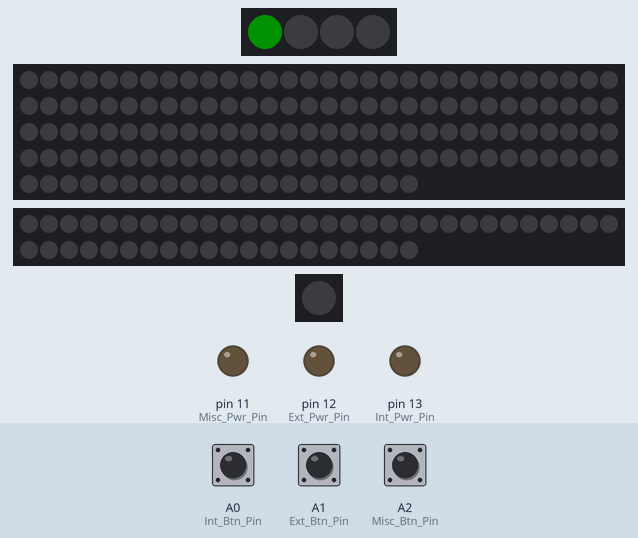
This sketch was run on a simulated Arduino Pro Mini, built with avr-gcc and run on an emulated ATmega328P. Shown: 4 RGB LEDs in strip order, left to right, 140 RGB LEDs in strip order, left to right, continuing on the next row, 50 RGB LEDs in strip order, left to right, continuing on the next row, 1 RGB LEDs in strip order, left to right, output pins drawn as LEDs (lit = HIGH). The inputs (shaded band) are chosen by the test bench; at power-on: A0 (Int_Btn_Pin) HIGH, A1 (Ext_Btn_Pin) HIGH, A2 (Misc_Btn_Pin) HIGH. Dim RGB values are drawn brighter than linear; what the sketch prints to the serial monitor is not drawn.

Above: at 1.2 s.
1.3 s: A0 (Int_Btn_Pin) pulled LOW for 0.15 s
At 1.8 s:
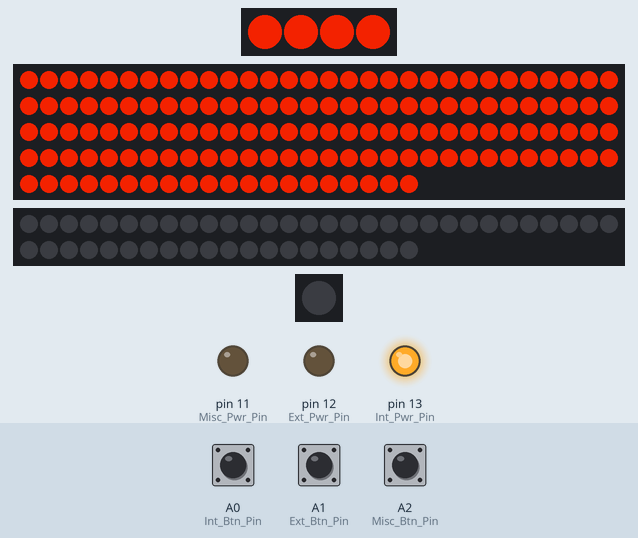
2.0 s: A1 (Ext_Btn_Pin) pulled LOW for 1 s
At 2.41 s:
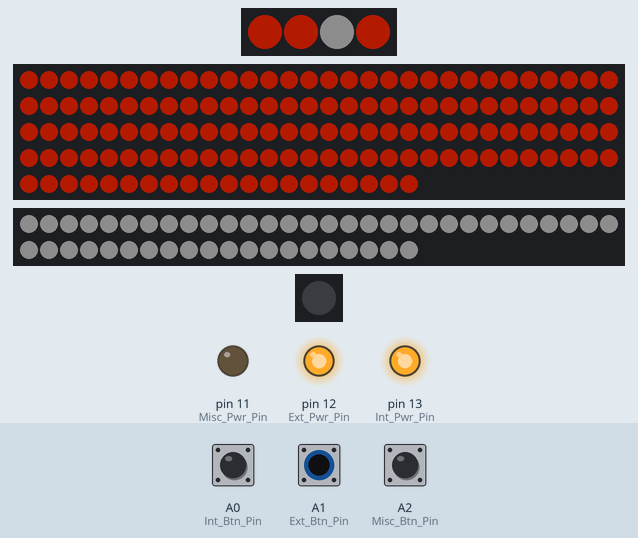
3.6 s: A2 (Misc_Btn_Pin) pulled LOW for 3.2 s
At 6.1 s:
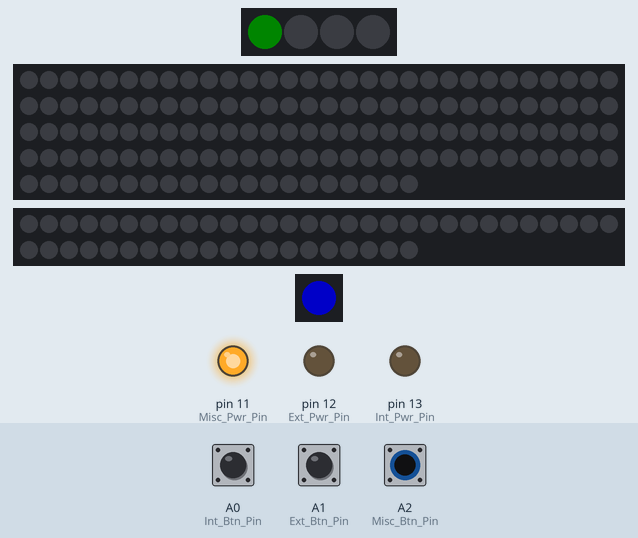
7.4 s: A0 (Int_Btn_Pin) pulled LOW for 1 s
At 7.61 s:
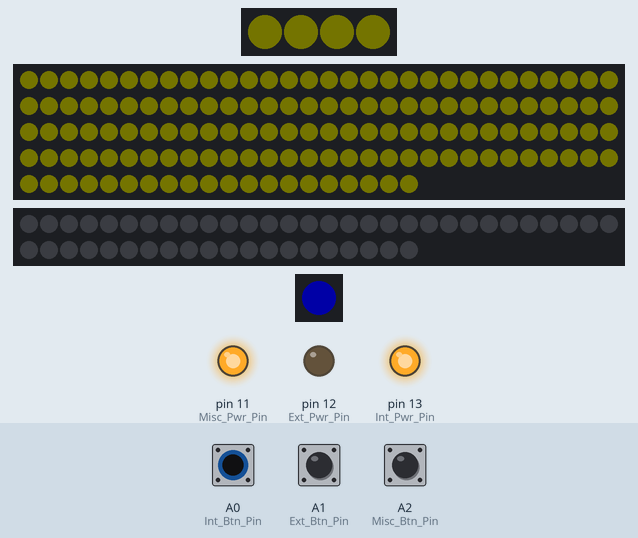
9.0 s: A1 (Ext_Btn_Pin) pulled LOW for 0.15 s
At 9.14 s:
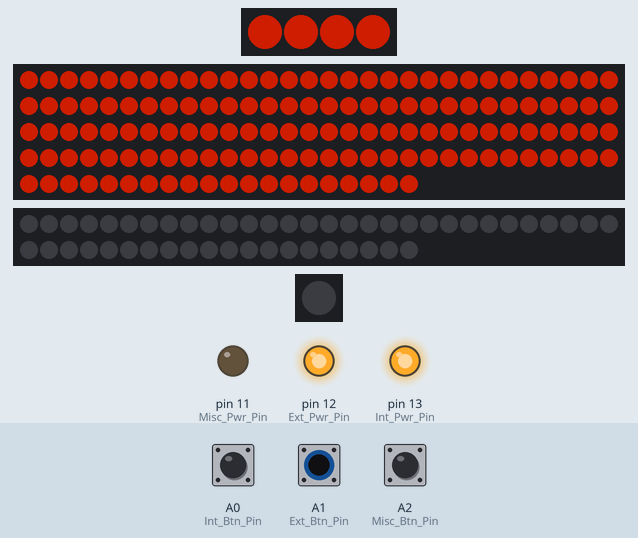
9.7 s: A2 (Misc_Btn_Pin) pulled LOW for 0.15 s
At 9.75 s:
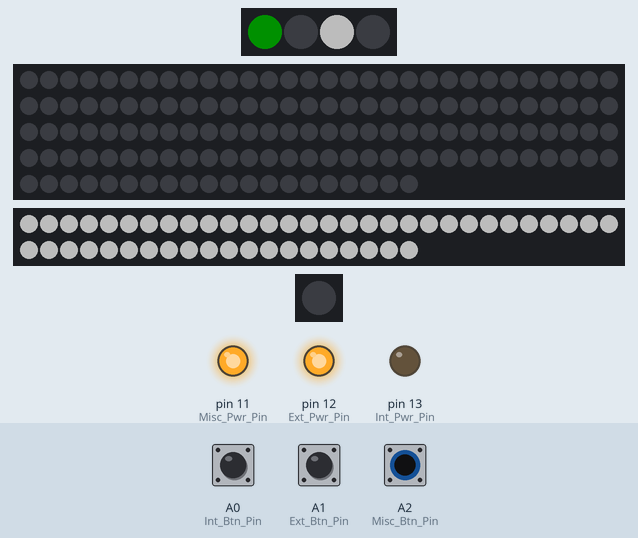
Timing chart, 0 to 11.4 s (numbered marks = the images above; inputs shaded):
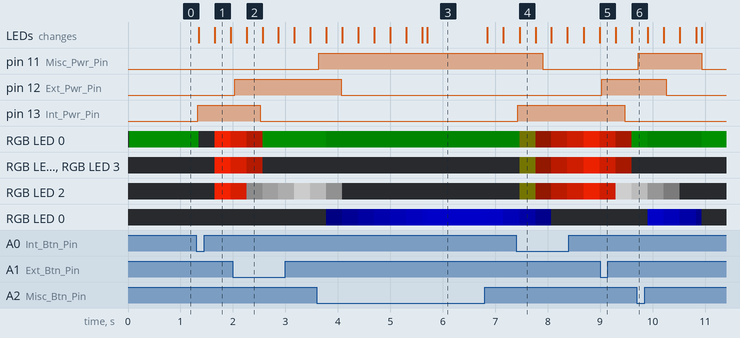

The sketch:

CaRGB.ino
```cpp
// For Arduino Pro Mini
// Andrew Lehman

// NOTE: The PUSHBUTTON lights are powered and controlled SEPERATELY from the light strips.

#include <FastLED.h>
#include <Bounce2.h>
#include <SoftwareSerial.h>
#include <stdarg.h>
#include <stdio.h>
#include <string.h>
#include <stdlib.h>

#ifndef D0
  #define D0 0
  #define D1 1
  #define D2 2
  #define D3 3
  #define D4 4
  #define D5 5
  #define D6 6
  #define D7 7
  #define D8 8
  #define D9 9
  #define D10 10
  #define D11 11
  #define D12 12
  #define D13 13
#endif


bool Debug_En = true;
bool BT_En = false;


#define BT_RX_Pin     D0
#define BT_TX_Pin     D1
SoftwareSerial BT(BT_RX_Pin, BT_TX_Pin);

// ---------- Forward declarations ----------
void read_BT();
void process_CMD(char *cmd);
void print_BT(const char *format, ...);
void print_Debug(const char *format, ...);
void applyBtnState(uint8_t state);
void btSend(const char *msg);
bool parseByte(const char *s, uint8_t &out);

// ---------- Enums ----------
enum class Zone_State : uint8_t { OFF, STARTUP, ON, SHUTOFF };
enum class Zone_Run_Mode : uint8_t { SOLID, BREATH, CHASE, SHIMMER, SYNC_AUDIO, SYNC_RPM, SYNC_SPEED };
enum class Zone_Startup_Mode : uint8_t { NONE, FADE_IN, CHASE_IN, GLITCH_IN };
enum class Zone_Shutoff_Mode : uint8_t { NONE, FADE_OUT, CHASE_OUT, GLITCH_OFF };

struct Zone {
  // --- Identity / hardware ---
  const char* Name = "";
  uint8_t Pwr_Pin = 255;
  uint8_t Btn_Pin = 255;

  // Button state
  Bounce Deb;
  bool Btn = false;
  bool Btn_Last = false;
  bool Trig_On = false;
  bool Trig_Off = false;

  // LED buffer
  CRGB* leds = nullptr;
  uint16_t Led_Count = 0;

  // --- Power / animation control ---
  Zone_State State = Zone_State::OFF;
  bool Startup_En = true;
  bool Shutoff_En = true;
  Zone_Startup_Mode Startup_Mode = Zone_Startup_Mode::FADE_IN;
  Zone_Shutoff_Mode Shutoff_Mode = Zone_Shutoff_Mode::FADE_OUT;
  bool Startup_Run = false;
  bool Shutoff_Run = false;

  // --- RGB settings ---
  Zone_Run_Mode Run_Mode = Zone_Run_Mode::SOLID;   // FIX: you don't have STATIC
  uint8_t Brt = 80;
  CRGB Col[3] = { CRGB::White, CRGB::Red, CRGB::Green };

  // --- Animation state ---
  uint16_t Frame = 0;

  void begin(uint8_t btnPin, uint8_t pwrPin, uint16_t debounceMs = 25) {
    Btn_Pin = btnPin;
    Pwr_Pin = pwrPin;

    pinMode(Btn_Pin, INPUT_PULLUP);
    Deb.attach(Btn_Pin);
    Deb.interval(debounceMs);

    if (Pwr_Pin != 255) {
      pinMode(Pwr_Pin, OUTPUT);
      digitalWrite(Pwr_Pin, LOW);
    }
  }

  void updateButton() {
    Deb.update();
    Btn = (Deb.read() == LOW);     // active low
    Trig_On  =  Btn && !Btn_Last;
    Trig_Off = !Btn &&  Btn_Last;
    Btn_Last = Btn;
  }

  void handleTransitions() {
    if (Trig_On) {
      if (Startup_En && Startup_Mode != Zone_Startup_Mode::NONE) {
        Startup_Run = true;
        Shutoff_Run = false;
        State = Zone_State::STARTUP;
        Frame = 0;
      } else {
        State = Zone_State::ON;
      }
    }

    if (Trig_Off) {
      if (Shutoff_En && Shutoff_Mode != Zone_Shutoff_Mode::NONE) {
        Shutoff_Run = true;
        Startup_Run = false;
        State = Zone_State::SHUTOFF;
        Frame = 0;
      } else {
        State = Zone_State::OFF;
      }
    }
  }

  void applyPower() {
    if (Pwr_Pin == 255) return;
    const bool pwr = (State != Zone_State::OFF);
    digitalWrite(Pwr_Pin, pwr ? HIGH : LOW);
  }

  static inline uint8_t progress8(uint16_t frame, uint16_t N) {
    if (frame >= N) return 255;
    return (uint8_t)((frame * 255UL) / N);
  }

  void renderMode() {
    if (!leds || Led_Count == 0) return;

    switch (Run_Mode) {
      case Zone_Run_Mode::SOLID: {
        fill_solid(leds, Led_Count, Col[0]);
      } break;

      default:
        fill_solid(leds, Led_Count, CRGB::Black);
        break;
    }

    // Apply per-zone brightness
    if (Brt < 255) {
      for (uint16_t i = 0; i < Led_Count; i++) leds[i].nscale8_video(Brt);
    }
  }

  void renderStartup(uint32_t /*nowMs*/) {
    if (!leds || Led_Count == 0) { Startup_Run = false; State = Zone_State::ON; return; }

    const uint16_t N = 200;
    const uint8_t p = progress8(Frame, N);

    switch (Startup_Mode) {
      case Zone_Startup_Mode::NONE:
        Startup_Run = false;
        break;

      default:
        for (uint16_t i = 0; i < Led_Count; i++) leds[i].nscale8_video(p);
        if (Frame++ >= N) Startup_Run = false;
        break;
    }

    if (!Startup_Run) {
      State = Zone_State::ON;
      Frame = 0;
    }
  }

  void renderShutoff(uint32_t /*nowMs*/) {
    if (!leds || Led_Count == 0) { Shutoff_Run = false; State = Zone_State::OFF; return; }

    const uint16_t N = 100;
    const uint8_t p = progress8(Frame, N);
    const uint8_t inv = 255 - p;

    switch (Shutoff_Mode) {
      case Zone_Shutoff_Mode::NONE:
        Shutoff_Run = false;
        break;

      default:
        for (uint16_t i = 0; i < Led_Count; i++) leds[i].nscale8_video(inv);
        if (Frame++ >= N) Shutoff_Run = false;
        break;
    }

    if (!Shutoff_Run) {
      State = Zone_State::OFF;
      Frame = 0;
    }
  }

  void render(uint32_t nowMs) {
    if (!leds || Led_Count == 0) return;

    if (State == Zone_State::OFF) {
      fill_solid(leds, Led_Count, CRGB::Black);
      return;
    }

    renderMode();

    if (State == Zone_State::STARTUP) renderStartup(nowMs);
    if (State == Zone_State::SHUTOFF) renderShutoff(nowMs);
  }

  CRGB frameFirstPixel() const {
    if (!leds || Led_Count == 0) return CRGB::Black;
    return leds[0];
  }
};

// ------------------------------- BUTTON + PWR zone variables -------------------------------
#define Btn_RGB_Pin     D6
#define Btn_RGB_Num     4
#define Btn_RGB_Type    WS2812
#define Btn_RGB_Order   GRB

CRGB Btn_RGB[Btn_RGB_Num];

CRGB Pwr_RGB_Col  = CRGB::Green;
uint8_t Pwr_RGB_Brt = 30; //0-255

static uint8_t Btn_State = 254;
static uint8_t Btn_State_Last = 254;

// -------------------- Zones: pins + LED arrays --------------------
#define Int_Btn_Pin    A0
#define Int_Pwr_Pin    D13
#define Int_RGB_Pin    D5

#define Int_RGB_Num    140
#define Int_RGB_Type   WS2812
#define Int_RGB_Order  GRB
CRGB Int_RGB[Int_RGB_Num];
Zone Z_Int;

#define Ext_Btn_Pin    A1
#define Ext_Pwr_Pin    D12
#define Ext_RGB_Pin    D4

#define Ext_RGB_Num    50
#define Ext_RGB_Type   WS2812
#define Ext_RGB_Order  GRB
CRGB Ext_RGB[Ext_RGB_Num];
Zone Z_Ext;

#define Misc_Btn_Pin   A2
#define Misc_Pwr_Pin   D11
#define Misc_RGB_Pin   D3

#define Misc_RGB_Num   1
#define Misc_RGB_Type  WS2812
#define Misc_RGB_Order GRB
CRGB Misc_RGB[Misc_RGB_Num];
Zone Z_Misc;

// Placeholder for old variable referenced in process_CMD
uint8_t Int_RGB_Brt = 255;

// -------------------- Setup / Loop --------------------
void setup() {
  if (Debug_En) {
    Serial.begin(115200);
    print_Debug("Debug Enabled");
  }

  if (BT_En) {
    BT.begin(9600);
    print_BT("Bluetooth Enabled");
    if (Debug_En) {
      print_Debug("Debug Enabled");
    }
  }

  Z_Int.Name = "Interior";
  Z_Int.leds = Int_RGB;
  Z_Int.Led_Count = Int_RGB_Num;
  Z_Int.Col[0]  = CRGB(255, 35, 0);
  Z_Int.Col[1]  = CRGB::Black;
  Z_Int.Col[2]  = CRGB::Black;
  Z_Int.Brt = 255;
  Z_Int.begin(Int_Btn_Pin, Int_Pwr_Pin);


  Z_Ext.Name = "Exterior";
  Z_Ext.leds = Ext_RGB;
  Z_Ext.Led_Count = Ext_RGB_Num;
  Z_Ext.Col[0]  = CRGB(255, 255, 255);
  Z_Ext.Col[1]  = CRGB::Black;
  Z_Ext.Col[2]  = CRGB::Black;
  Z_Ext.Brt = 125;
  Z_Ext.begin(Ext_Btn_Pin, Ext_Pwr_Pin);


  Z_Misc.Name = "Misc";
  Z_Misc.leds = Misc_RGB;
  Z_Misc.Led_Count = Misc_RGB_Num;
  Z_Misc.Col[0]  = CRGB::Blue;
  Z_Misc.Col[1]  = CRGB::Black;
  Z_Misc.Col[2]  = CRGB::Black;
  Z_Misc.Brt = 255;
  Z_Misc.begin(Misc_Btn_Pin, Misc_Pwr_Pin);


  FastLED.addLeds<Btn_RGB_Type, Btn_RGB_Pin, Btn_RGB_Order>(Btn_RGB, Btn_RGB_Num);
  FastLED.addLeds<Int_RGB_Type, Int_RGB_Pin, Int_RGB_Order>(Int_RGB, Int_RGB_Num);
  FastLED.addLeds<Ext_RGB_Type, Ext_RGB_Pin, Ext_RGB_Order>(Ext_RGB, Ext_RGB_Num);
  FastLED.addLeds<Misc_RGB_Type, Misc_RGB_Pin, Misc_RGB_Order>(Misc_RGB, Misc_RGB_Num);

  FastLED.setBrightness(255);
  FastLED.clear(true);

  // Just to get code working with solid colors
  Z_Int.Run_Mode  = Zone_Run_Mode::SOLID;
  Z_Ext.Run_Mode  = Zone_Run_Mode::SOLID;
  Z_Misc.Run_Mode = Zone_Run_Mode::SOLID;

  applyBtnState(254);
  print_Debug("Initialized");
}

void loop() {
  const uint32_t tStart = millis();

  Z_Int.updateButton();
  Z_Ext.updateButton();
  Z_Misc.updateButton();

  read_BT();

  Z_Int.handleTransitions();
  Z_Ext.handleTransitions();
  Z_Misc.handleTransitions();

  Z_Int.applyPower();
  Z_Ext.applyPower();
  Z_Misc.applyPower();

  Btn_State = (Z_Misc.Btn << 2) | (Z_Ext.Btn << 1) | (Z_Int.Btn << 0);

  Z_Int.render(tStart);
  Z_Ext.render(tStart);
  Z_Misc.render(tStart);

  applyBtnState(Btn_State);

  /*
  // This wouldnt work with strip animations. it only captures the initial frame on a STATE change. It needs to do it once for every frame render.
  if (Btn_State != Btn_State_Last) {
    applyBtnState(Btn_State);
    Btn_State_Last = Btn_State;
  }
  */

  FastLED.show();

  uint32_t tEnd = millis();
  uint32_t tFrame = tEnd - tStart;
  // print_Debug("Frame Time (mS): %lu", (unsigned long)tFrame);
}

// -------------------- General Functions --------------------
void applyBtnState(uint8_t state) {
  // Sample rendered frame colors (brightness already baked in)
  const CRGB cInt  = (Z_Int.leds  && Z_Int.Led_Count  > 0) ? Z_Int.leds[0]  : CRGB::Black;
  const CRGB cExt  = (Z_Ext.leds  && Z_Ext.Led_Count  > 0) ? Z_Ext.leds[0]  : CRGB::Black;
  const CRGB cMisc = (Z_Misc.leds && Z_Misc.Led_Count > 0) ? Z_Misc.leds[0] : CRGB::Black;

  const bool INT_ACTIVE  = (Z_Int.State  != Zone_State::OFF);
  const bool EXT_ACTIVE  = (Z_Ext.State  != Zone_State::OFF);
  const bool MISC_ACTIVE = (Z_Misc.State != Zone_State::OFF);

  // Clear all button LEDs
  fill_solid(Btn_RGB, Btn_RGB_Num, CRGB::Black);
  Btn_RGB[0] = Pwr_RGB_Col;

  // Apply brightness ONLY to the power button pixel initially.
  if (Pwr_RGB_Brt < 255) {
    Btn_RGB[0].nscale8_video(Pwr_RGB_Brt);
  }

  if (INT_ACTIVE) { //If interior button is pressed, write all buttons to match the current Int Frame number
    fill_solid(Btn_RGB, Btn_RGB_Num, cInt);
  }

  // if Ext button is pressed, overwrite that button w/ the current Ext frame color.
  if (EXT_ACTIVE) {
    Btn_RGB[2] = cExt;
  }

  // if Misc button is pressed, dim ALL lights / strips by 50%
  if (MISC_ACTIVE) {
    // Btn_RGB[3] = cMisc;
    nscale8_video(Btn_RGB, Btn_RGB_Num, 127);  // 128 ≈ 50%
    nscale8_video(Z_Int.leds,  Z_Int.Led_Count,  100);
    nscale8_video(Z_Ext.leds,  Z_Ext.Led_Count,  100);
    nscale8_video(Z_Misc.leds, Z_Misc.Led_Count, 100);
  }
}

// -------------------- BT command handling --------------------
void read_BT() {
  if (!BT_En) return;

  static char cmdBuf[32];
  static uint8_t idx = 0;

  while (BT.available()) {
    char c = (char)BT.read();

    if (c == '\n' || c == '\r') {
      if (idx > 0) {
        cmdBuf[idx] = '\0';
        process_CMD(cmdBuf);
        idx = 0;
      }
    } else if (idx < sizeof(cmdBuf) - 1) {
      cmdBuf[idx++] = c;
    }
  }
}

void process_CMD(char *cmd) {
  char *zone  = strtok(cmd, " ");
  char *param = strtok(nullptr, " ");
  char *val   = strtok(nullptr, " ");

  if (!zone || !param) { btSend("ERR"); return; }

  if (strcmp(zone, "INT") == 0 && strcmp(param, "BRIGHTNESS") == 0) {
    uint8_t b;
    if (!parseByte(val, b)) { btSend("ERR BAD VALUE"); return; }
    Int_RGB_Brt = b;   // placeholder until you map this into Z_Int.Brt etc.
    btSend("OK");
    return;
  }

  btSend("ERR UNKNOWN");
}

// -------------------- Print helpers --------------------
void print_BT(const char *format, ...) {
  if (!BT_En) return;

  char buffer[64];
  va_list args;
  va_start(args, format);
  vsnprintf(buffer, sizeof(buffer), format, args);
  va_end(args);

  BT.println(buffer);
}

void print_Debug(const char *format, ...) {
  if (!Debug_En) return;

  char buffer[64];
  va_list args;
  va_start(args, format);
  vsnprintf(buffer, sizeof(buffer), format, args);
  va_end(args);

  Serial.println(buffer);
  if (BT_En) BT.println(buffer);
}

// -------------------- Stubs / placeholders --------------------
void btSend(const char *msg) { // what is this for???? seems redundant to print_BT()
  // Keep it simple: send over BT if enabled, else do nothing
  if (BT_En) BT.println(msg);
}

bool parseByte(const char *s, uint8_t &out) {
  if (!s) return false;
  char *end = nullptr;
  long v = strtol(s, &end, 10);
  if (end == s) return false;
  if (v < 0) v = 0;
  if (v > 255) v = 255;
  out = (uint8_t)v;
  return true;
}
```

Measured:
- after the input at 1.3 s, pin 13 (Int_Pwr_Pin): LOW → HIGH at once; RGB LED 0: RGB(0, 16, 0) → off at once, → RGB(215, 30, 0) 0.31 s later, → RGB(136, 19, 0) 0.31 s later; RGB LED 1–3: off → RGB(215, 30, 0) after 0.35 s, → RGB(136, 19, 0) 0.31 s later
- after the input at 2.0 s, pin 12 (Ext_Pwr_Pin): LOW → HIGH at once; the LEDs: change after 0.26 s (image 2)
- after the input at 3.6 s, pin 11 (Misc_Pwr_Pin): LOW → HIGH at once; the LEDs: first change after 0.18 s (image 3 shows a later state)
- after the input at 7.4 s, pin 13 (Int_Pwr_Pin): LOW → HIGH at once; the LEDs: change after 0.07 s (image 4)
- after the input at 9.0 s, pin 12 (Ext_Pwr_Pin): LOW → HIGH at once
- after the input at 9.7 s, pin 11 (Misc_Pwr_Pin): LOW → HIGH at once, → LOW 1.2 s later
